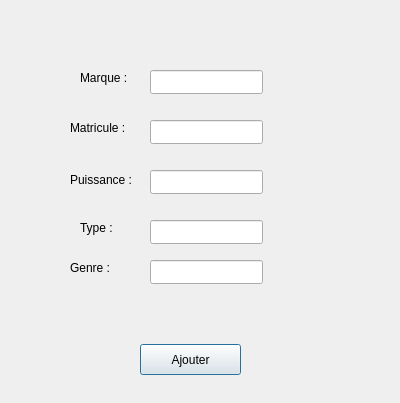
<?xml version="1.0" encoding="UTF-8"?>
<ui version="4.0">
 <class>new_window</class>
 <widget class="QDialog" name="new_window">
  <property name="geometry">
   <rect>
    <x>0</x>
    <y>0</y>
    <width>400</width>
    <height>403</height>
   </rect>
  </property>
  <property name="windowTitle">
   <string>Ajout d'une bus</string>
  </property>
  <widget class="QPushButton" name="pushButton">
   <property name="geometry">
    <rect>
     <x>140</x>
     <y>344</y>
     <width>101</width>
     <height>31</height>
    </rect>
   </property>
   <property name="text">
    <string>Ajouter</string>
   </property>
  </widget>
  <widget class="QLabel" name="label">
   <property name="geometry">
    <rect>
     <x>80</x>
     <y>70</y>
     <width>56</width>
     <height>16</height>
    </rect>
   </property>
   <property name="text">
    <string>Marque :</string>
   </property>
  </widget>
  <widget class="QLabel" name="label_4">
   <property name="geometry">
    <rect>
     <x>80</x>
     <y>220</y>
     <width>56</width>
     <height>16</height>
    </rect>
   </property>
   <property name="text">
    <string>Type :</string>
   </property>
  </widget>
  <widget class="QLabel" name="label_5">
   <property name="geometry">
    <rect>
     <x>70</x>
     <y>260</y>
     <width>56</width>
     <height>16</height>
    </rect>
   </property>
   <property name="text">
    <string>Genre :</string>
   </property>
  </widget>
  <widget class="QLabel" name="label_3">
   <property name="geometry">
    <rect>
     <x>70</x>
     <y>170</y>
     <width>71</width>
     <height>20</height>
    </rect>
   </property>
   <property name="text">
    <string>Puissance :</string>
   </property>
  </widget>
  <widget class="QLabel" name="label_2">
   <property name="geometry">
    <rect>
     <x>70</x>
     <y>120</y>
     <width>61</width>
     <height>16</height>
    </rect>
   </property>
   <property name="text">
    <string>Matricule :</string>
   </property>
  </widget>
  <widget class="QLineEdit" name="text_marque">
   <property name="geometry">
    <rect>
     <x>150</x>
     <y>70</y>
     <width>113</width>
     <height>24</height>
    </rect>
   </property>
  </widget>
  <widget class="QLineEdit" name="text_matricule">
   <property name="geometry">
    <rect>
     <x>150</x>
     <y>120</y>
     <width>113</width>
     <height>24</height>
    </rect>
   </property>
  </widget>
  <widget class="QLineEdit" name="text_puissace">
   <property name="geometry">
    <rect>
     <x>150</x>
     <y>170</y>
     <width>113</width>
     <height>24</height>
    </rect>
   </property>
  </widget>
  <widget class="QLineEdit" name="text_type">
   <property name="geometry">
    <rect>
     <x>150</x>
     <y>220</y>
     <width>113</width>
     <height>24</height>
    </rect>
   </property>
  </widget>
  <widget class="QLineEdit" name="text_genre">
   <property name="geometry">
    <rect>
     <x>150</x>
     <y>260</y>
     <width>113</width>
     <height>24</height>
    </rect>
   </property>
  </widget>
 </widget>
 <resources/>
 <connections/>
</ui>
